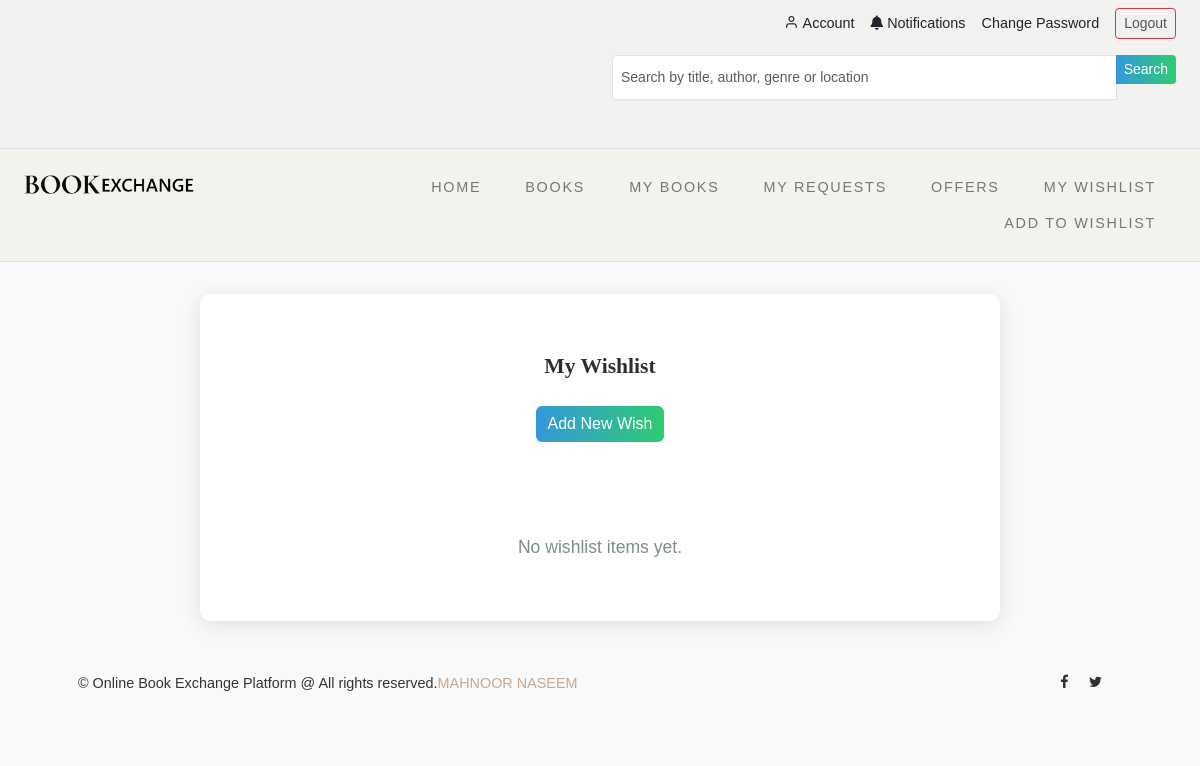
/wishlist/ (signed in), run on an earlier commit of the app's database.
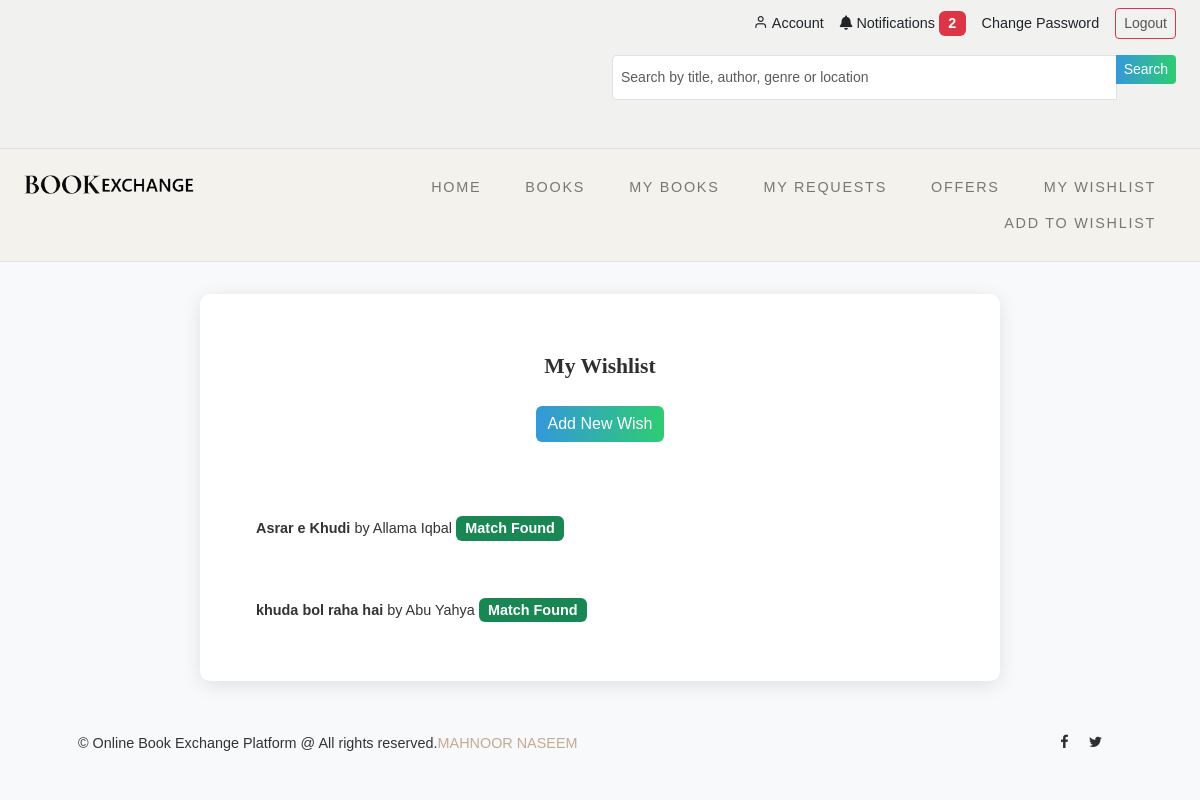
And on a later commit of the database.
### core/models.py (models this page shows, shortened)
class Wishlist(models.Model):
    user = models.ForeignKey(User, on_delete=models.CASCADE, related_name='wishlists')
    title = models.CharField(max_length=255)
    author = models.CharField(max_length=255, blank=True, null=True)
    genre = models.CharField(max_length=100, blank=True, null=True)
    note = models.TextField(blank=True, null=True)
    created_at = models.DateTimeField(auto_now_add=True)
    notification_sent = models.BooleanField(default=False)

### core/views.py (the view)
# urls.py: path('wishlist/', views.wishlist_list, name='wishlist_list'),
@login_required
def wishlist_list(request):
    wishes = Wishlist.objects.filter(user=request.user)
    return render(request, 'core/wishlist_list.html', {'wishes': wishes})

### core/templatetags/notification_tags.py (called while the page is built)
@register.simple_tag
def unread_notification_count(user):
    if user.is_authenticated:
        return Notification.objects.filter(user=user, is_read=False).count()
    return 0

### core/templates/core/wishlist_list.html (shortened to what this page needs)
{% extends 'core/base.html' %}
{% block content %}
<div class="container wishlist-container">
    <div class="wishlist-header">
        <h2>My Wishlist</h2>
        <a href="{% url 'wishlist_add' %}" class="btn btn-primary mb-3">Add New Wish</a>
    </div>
    <ul class="list-group">
        {% for wish in wishes %}
        <li class="list-group-item">
            <strong>{{ wish.title }}</strong> by {{ wish.author|default:"Unknown" }}
            {% if wish.notification_sent %}
                <span class="badge bg-success">Match Found</span>
            {% endif %}
        </li>
        {% empty %}
        <li class="list-group-item no-items">No wishlist items yet.</li>
        {% endfor %}
    </ul>
</div>
{% endblock %}

What changed in the data, as far as the page shows it:
added Wishlist: title "Asrar e Khudi", author "Allama Iqbal", notification_sent "Match Found"
added Wishlist: title "khuda bol raha hai", author "Abu Yahya", notification_sent "Match Found"
Also different on the page:
{{ unread_count }}: (not shown) → "2"
text no longer shown: "No wishlist items yet."
